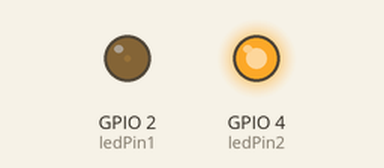
Bench run of a sketch on a simulated ESP32. On the bench: output pins drawn as LEDs (lit = HIGH).

Above: at 0.05 s.
At 1.25 s:
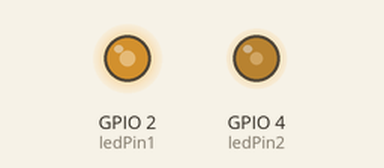
At 1.85 s:
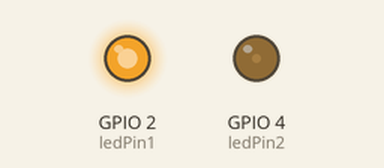
At 3.65 s:
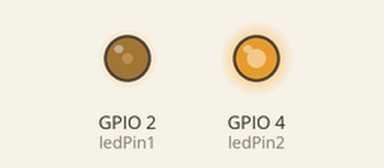
Timing chart, 0 to 5.3 s (numbered marks = the images above):
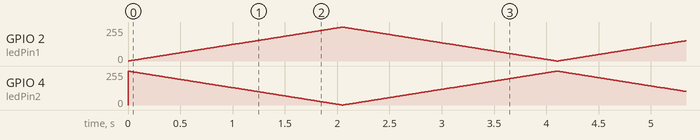

The sketch:

sketch_mar27jingche.ino
```cpp
// 两个LED引脚
const int ledPin1 = 2;
const int ledPin2 = 4;

// PWM设置
const int freq = 5000;
const int resolution = 8;

void setup() {
  ledcAttach(ledPin1, freq, resolution);
  ledcAttach(ledPin2, freq, resolution);
}

void loop() {
  // A亮 → B暗
  for(int duty = 0; duty <= 255; duty++){
    ledcWrite(ledPin1, duty);
    ledcWrite(ledPin2, 255 - duty);
    delay(8);
  }

  for(int duty = 255; duty >= 0; duty--){
    ledcWrite(ledPin1, duty);
    ledcWrite(ledPin2, 255 - duty);
    delay(8);
  }
}
```

HelloWorld.cpp
```cpp
#include<stdio.h>
int main(){
	char a[100];
	printf ("HelloWorld\n");
	printf("ÇëÊäÈëÎÄ±¾\n");
	scanf("%s",a);
	printf("%s",a);
}
```
